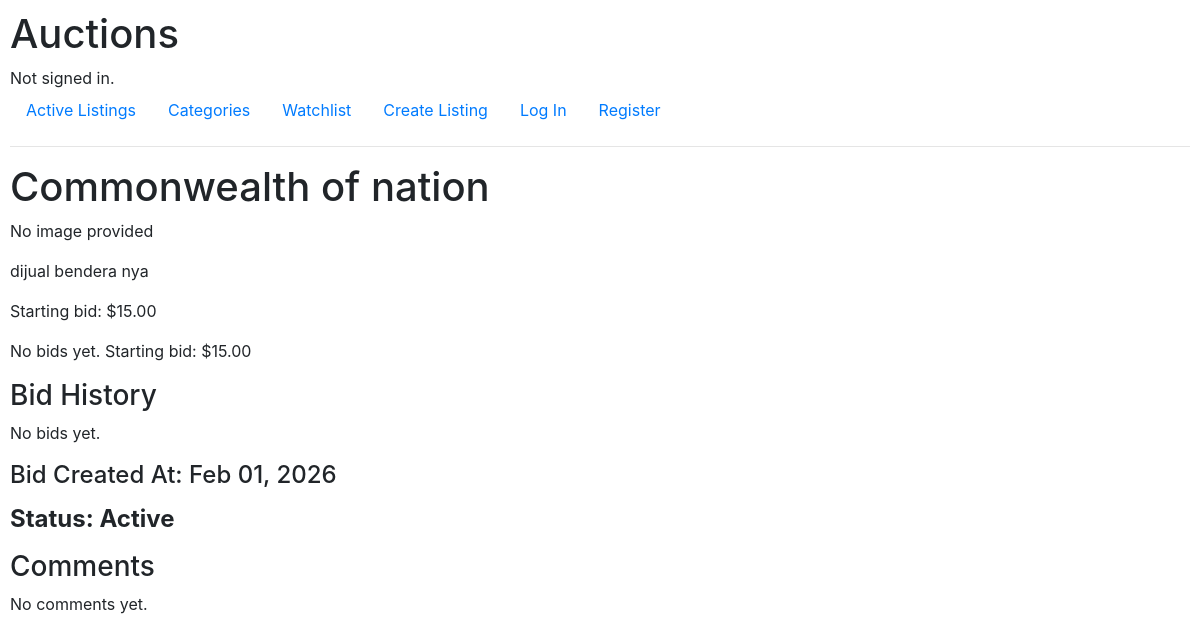
Before: /listings/5/ with the older database file.
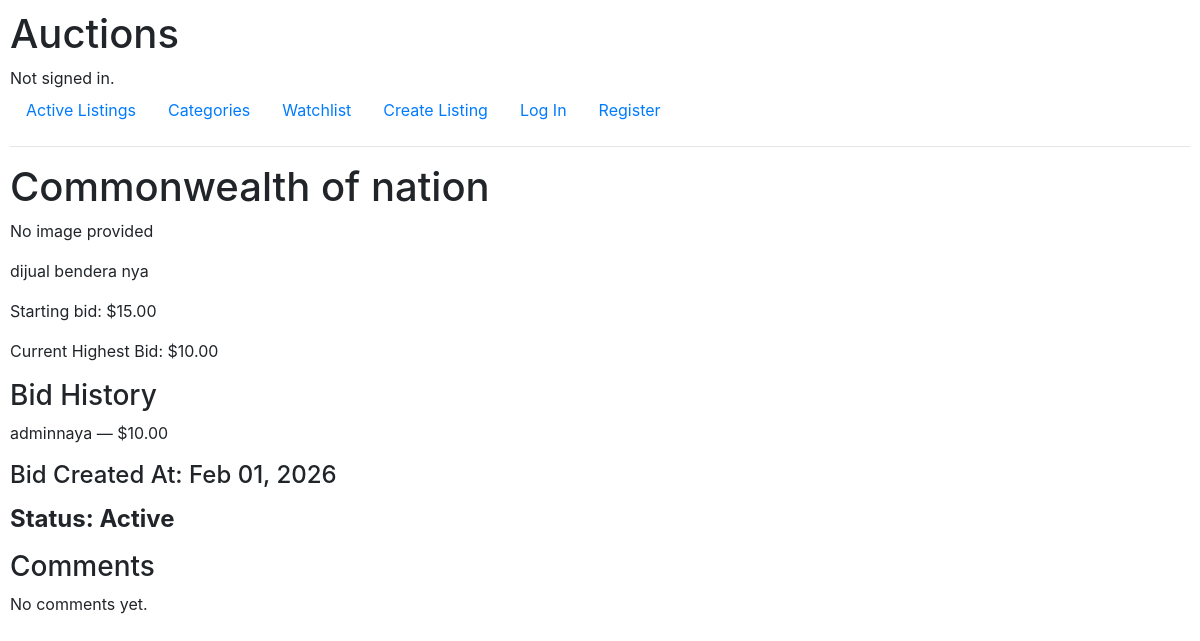
After: the same page with the newer database file.
### auctions/models.py (models this page shows, shortened)
class AuctionList(models.Model):
    owner = models.ForeignKey(
        User, on_delete = models.CASCADE, related_name="listings"
    )
    title = models.CharField(max_length=120)
    description = models.TextField()
    starting_bid = models.DecimalField(
        max_digits=10, decimal_places=2
    )
    image = models.ImageField(    # or URL field
       upload_to ="images/", blank = True, null = True
    )
    category = models.ForeignKey(
        Category, on_delete=models.SET_NULL, related_name="listings",  blank = True, null = True
    )
    date_posted = models.DateTimeField(auto_now_add=True)
    is_active = models.BooleanField(default=True)
    winner = models.ForeignKey(
        User, on_delete = models.SET_NULL,  blank = True, null = True, related_name ="won_auction"
    )
    watchlist = models.ManyToManyField(
        User, blank = True, related_name = "watchlist"
    )

class Bid(models.Model):
    bidder = models.ForeignKey(
        User, on_delete= models.CASCADE, related_name = "bids"
    )
    listing = models.ForeignKey(
        AuctionList, on_delete=models.CASCADE, related_name="bids"
    )
    bid_amount = models.DecimalField(max_digits=10, decimal_places=2)
    timestamp = models.DateTimeField(auto_now_add=True)

class User(AbstractUser):
    pass

### auctions/views.py (the view, shortened to what this page needs)
# urls.py: path("listings/<int:listing_id>/", views.listing_detail, name="listing_detail"),
def listing_detail(request, listing_id):
    listing = get_object_or_404(AuctionList, pk=listing_id)
    bids = listing.bids.order_by("-bid_amount")
    comments = listing.comments.order_by("-timestamp")
    highest_bid = listing.bids.order_by("-bid_amount").first()
    if highest_bid:
        current_price = highest_bid.bid_amount
    else:
        current_price = listing.starting_bid
    is_owner = False
    is_watching = False
    is_winner = False
    error_message = None
    return render(request, "auctions/listing_detail.html", {
        "listing": listing,
        "current_price": current_price,
        "bids": bids,
         "highest_bid": highest_bid,
        "comments": comments,
        "is_owner": is_owner,
        "is_watching": is_watching,
        "is_winner": is_winner,
        "error": error_message,
    })

### auctions/templates/auctions/listing_detail.html (shortened to what this page needs)
{% extends "auctions/layout.html" %}
{% block body %}
<h1>{{ listing.title }}</h1>
{% if listing.image %}
  <img src="{{ listing.image.url }}" width="300">
{% else %}
    <p>No image provided</p>
{% endif %}
<p>{{ listing.description }}</p>
<p>Starting bid: ${{ listing.starting_bid }}</p>
{% if highest_bid %}
  <p>Current Highest Bid: ${{ highest_bid.bid_amount }}</p>
{% else %}
  <p>No bids yet. Starting bid: ${{ listing.starting_bid }}</p>
{% endif %}
<h3>Bid History</h3>
{% for bid in listing.bids.all %}
  <p>{{ bid.bidder.username }} — ${{ bid.bid_amount }}</p>
{% empty %}
  <p>No bids yet.</p>
{% endfor %}
<h4><p>Bid Created At: {{ listing.date_posted|date:"M d, Y" }}</p></h4>
<h4><p><strong>Status: {{ listing.is_active|yesno:"Active,Closed" }}</p></strong></h4>
<h3>Comments</h3>
{% for comment in listing.comments.all %}
  <p>
    <strong>{{ comment.commenter.username }}</strong><br>
    {{ comment.comment_text }}<br>
    <small>{{ comment.created_at|date:"M d, Y H:i" }}</small>
  </p>
{% empty %}
  <p>No comments yet.</p>
{% endfor %}
{% endblock %}

Changed rows visible on the page:
shown differently, row unchanged: AuctionList "Commonwealth of nation": starting_bid "15.00" → (not shown)
added Bid: bid_amount "10.00", bidder.username "adminnaya"
Other visible differences:
text no longer shown: "No bids yet. Starting bid: $ No bids yet."
text now shown: "Current Highest Bid: $"
